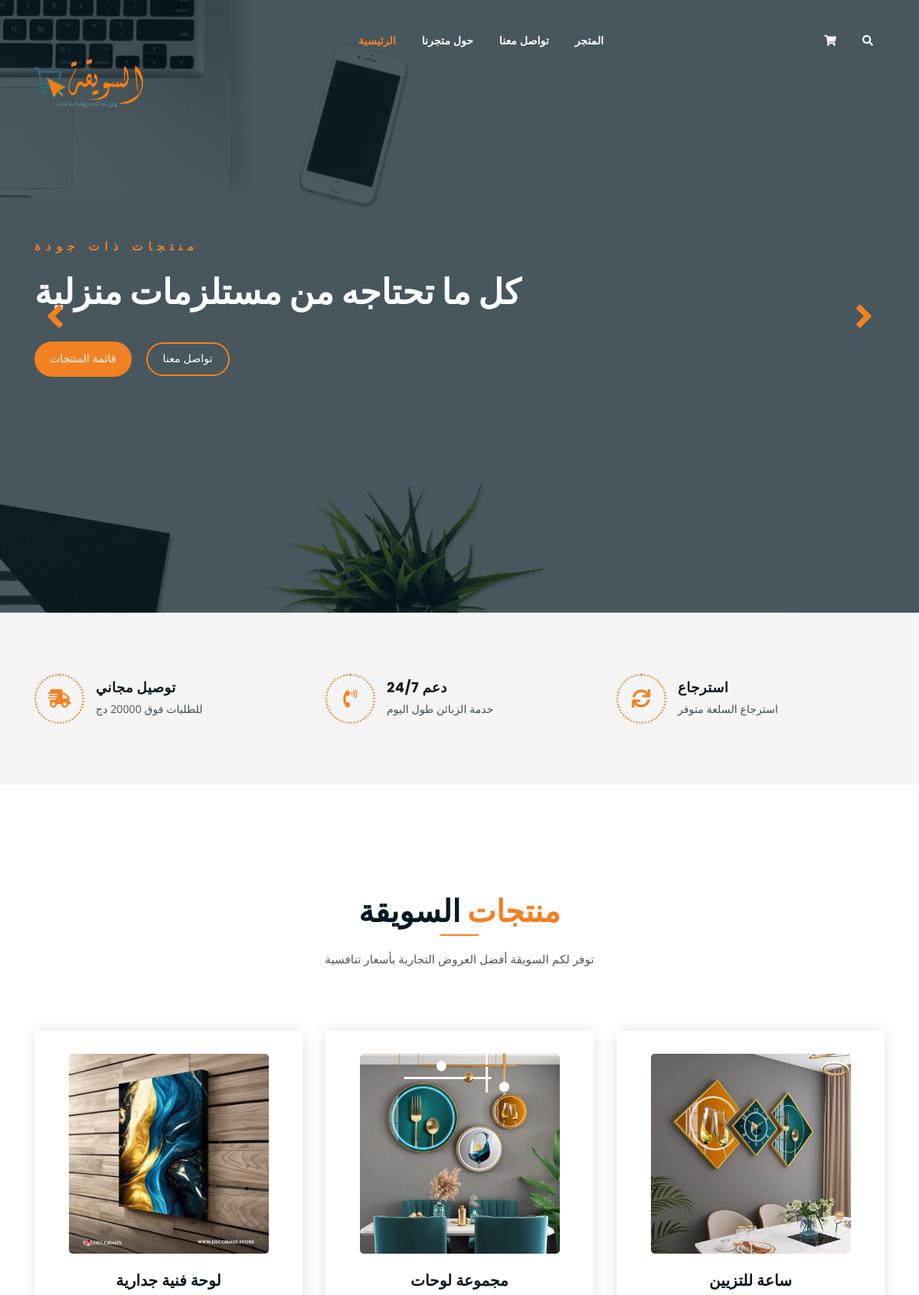
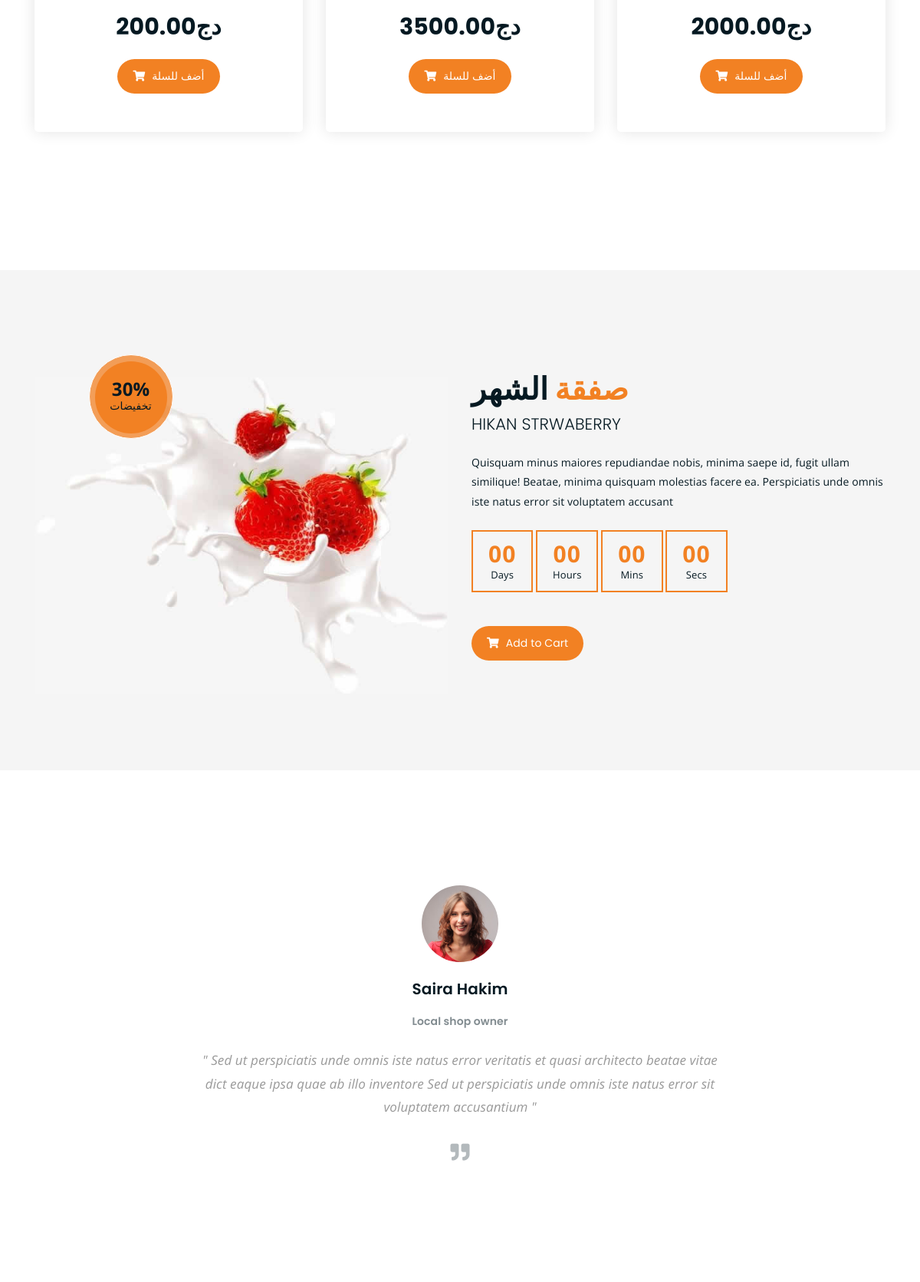
The page /home2 (upper part) on the database its author committed (2 pictures, top to bottom).
### ecom_site/models.py (models this page shows, shortened)
class Product(models.Model):
    name=models.CharField(max_length=20)
    price=models.DecimalField(max_digits=20,decimal_places=2)
    image=models.ImageField(upload_to='photos')
    describtion=models.TextField()

### ecom_site/views.py (the view)
# urls.py: path('home2',views.index_2,name='index_2'),
def index_2(request):
    context={'products':Product.objects.all()}
    return render(request,'pages/index_2.html',context)

### templates/pages/index_2.html (shortened to what this page needs)
{% extends 'base.html' %}
{% load static %}
{% block content %}
	<div class="homepage-slider">
		<div class="single-homepage-slider homepage-bg-1">
			<div class="container">
				<div class="row">
					<div class="col-md-12 col-lg-7 offset-lg-1 offset-xl-0">
						<div class="hero-text">
							<div class="hero-text-tablecell">
								<p class="subtitle">منتجات ذات جودة </p>
								<h1>كل ما تحتاجه من مستلزمات منزلية</h1>
								<div class="hero-btns">
									<a href="{% url 'shop' %}" class="boxed-btn">قائمة المنتجات</a>
									<a href="{% url 'contact' %}" class="bordered-btn">تواصل معنا</a>
								</div>
							</div>
						</div>
					</div>
				</div>
			</div>
		</div>
	</div>
	<div class="list-section pt-80 pb-80">
		<div class="container">
			<div class="row">
				<div class="col-lg-4 col-md-6 mb-4 mb-lg-0">
					<div class="list-box d-flex align-items-center">
						<div class="list-icon">
							<i class="fas fa-shipping-fast"></i>
						</div>
						<div class="content">
							<h3>توصيل مجاني</h3>
							<p>للطلبات فوق 20000 دج</p>
						</div>
					</div>
				</div>
				<div class="col-lg-4 col-md-6 mb-4 mb-lg-0">
					<div class="list-box d-flex align-items-center">
						<div class="list-icon">
							<i class="fas fa-phone-volume"></i>
						</div>
						<div class="content">
							<h3>24/7 دعم</h3>
							<p>خدمة الزبائن طول اليوم</p>
						</div>
					</div>
				</div>
				<div class="col-lg-4 col-md-6">
					<div class="list-box d-flex justify-content-start align-items-center">
						<div class="list-icon">
							<i class="fas fa-sync"></i>
						</div>
						<div class="content">
							<h3>استرجاع</h3>
							<p>استرجاع السلعة متوفر</p>
						</div>
					</div>
				</div>
			</div>
		</div>
	</div>
	<div class="product-section mt-150 mb-150">
		<div class="container">
			<div class="row">
				<div class="col-lg-8 offset-lg-2 text-center">
					<div class="section-title">
						<h3><span class="orange-text">منتجات</span> السويقة</h3>
						<p>توفر لكم السويقة أفضل العروض التجارية بأسعار تنافسية </p>
					</div>
				</div>
			</div>
			<div class="row">
				{% for product in products %}
				<div class="col-lg-4 col-md-6 text-center">
					<div class="single-product-item">
						<div class="product-image">
							<a href="{% url 'single-product' product.id %}"><img src="{{product.image.url}}" alt=""></a>
						</div>
						<h3>{{product.name}}</h3>
						<p class="product-price"> {{product.price}}دج </p>
						<a href="{% url 'add_to_cart' product.id %}" class="cart-btn"><i class="fas fa-shopping-cart"></i> أضف للسلة</a>
					</div>
				</div>
				{% endfor %}
			</div>
		</div>
	</div>
	<section class="cart-banner pt-100 pb-100">
    	<div class="container">
        	<div class="row clearfix">
            	<div class="image-column col-lg-6">
                	<div class="image">
                    	<div class="price-box">
                        	<div class="inner-price">
                                <span class="price">
                                    <strong>30%</strong> <br> تخفيضات
                                </span>
                            </div>
                        </div>
                    	<img src="{% static 'assets/img/a.jpg' %}" alt="">
                    </div>
                </div>
                <div class="content-column col-lg-6">
					<h3><span class="orange-text">صفقة</span> الشهر</h3>
                    <h4>Hikan Strwaberry</h4>
                    <div class="text">Quisquam minus maiores repudiandae nobis, minima saepe id, fugit ullam similique! Beatae, minima quisquam molestias facere ea. Perspiciatis unde omnis iste natus error sit voluptatem accusant</div>
                    <div class="time-counter"><div class="time-countdown clearfix" data-countdown="2020/2/01"></div></div>
                	<a href="#" class="cart-btn mt-3"><i class="fas fa-shopping-cart"></i> Add to Cart</a>
                </div>
            </div>
        </div>
    </section>
	<div class="testimonail-section mt-150 mb-150">
		<div class="container">
			<div class="row">
				<div class="col-lg-10 offset-lg-1 text-center">
					<div class="testimonial-sliders">
						<div class="single-testimonial-slider">
							<div class="client-avater">
								<img src="{% static 'assets/img/avaters/avatar1.png' %}" alt="">
							</div>
							<div class="client-meta">
								<h3>Saira Hakim <span>Local shop owner</span></h3>
								<p class="testimonial-body">
									" Sed ut perspiciatis unde omnis iste natus error veritatis et  quasi architecto beatae vitae dict eaque ipsa quae ab illo inventore Sed ut perspiciatis unde omnis iste natus error sit voluptatem accusantium "
								</p>
								<div class="last-icon">
									<i class="fas fa-quote-right"></i>
								</div>
							</div>
						</div>
					</div>
				</div>
			</div>
		</div>
	</div>
{% endblock content %}

### fruit/static/assets/css/responsive.css (style rules this page uses)
@media only screen and (min-width: 992px) and (max-width: 1200px) { .hero-text h1 { font-size: 45px; } }

### rows shown on the page
Product: image (picture), name "لوحة فنية جدارية", price "200.00"
Product: image (picture), name "مجموعة لوحات", price "3500.00"
Product: image (picture), name "ساعة للتزيين", price "2000.00"
